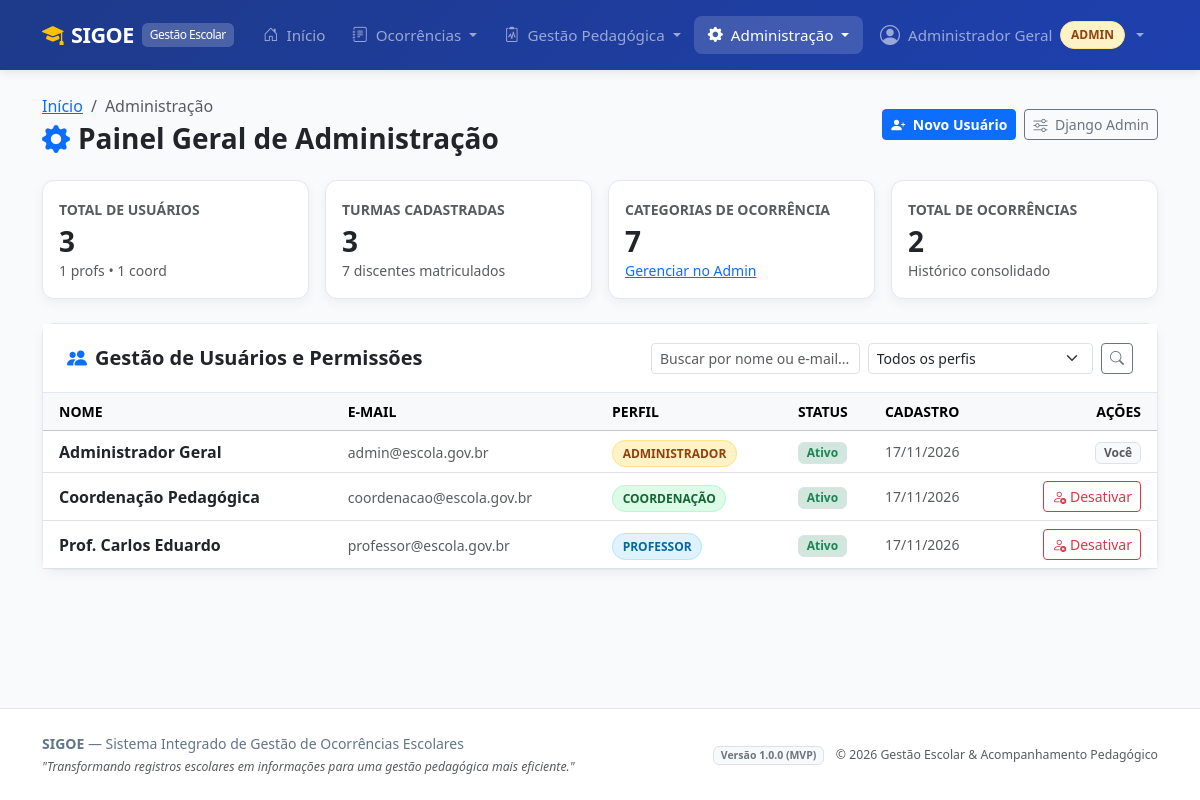
Page /usuarios/admin-painel/ (signed in) on the committed database.
### usuarios/models.py (models this page shows, shortened)
class Usuario(AbstractUser):
    username = models.CharField(
        'Nome de Usuário',
        max_length=150,
        unique=True,
        blank=True,
        null=True
    )
    nome = models.CharField(
        'Nome Completo',
        max_length=150
    )
    email = models.EmailField(
        'E-mail',
        unique=True
    )
    perfil = models.CharField(
        'Perfil',
        max_length=20,
        choices=PerfilUsuario.choices,
        default=PerfilUsuario.PROFESSOR
    )
    ativo = models.BooleanField(
        'Ativo',
        default=True,
        help_text='Indica se este usuário possui acesso ativo ao sistema.'
    )
    data_criacao = models.DateTimeField(
        'Data de Criação',
        auto_now_add=True
    )
    data_atualizacao = models.DateTimeField(
        'Data de Atualização',
        auto_now=True
    )
    objects = UsuarioManager()
    USERNAME_FIELD = 'email'
    REQUIRED_FIELDS = ['nome']
    class Meta:
        verbose_name = 'Usuário'
        verbose_name_plural = 'Usuários'
        ordering = ['nome']
    @property
    def is_admin(self):
        return self.perfil == PerfilUsuario.ADMIN or self.is_superuser
    @property
    def is_professor(self):
        return self.perfil == PerfilUsuario.PROFESSOR
    @property
    def is_coordenacao(self):
        return self.perfil == PerfilUsuario.COORDENACAO

### usuarios/views.py (the view)
# urls.py: path('admin-painel/', views.painel_admin_view, name='painel_admin'),
@login_required
@admin_required
def painel_admin_view(request):
    perfil_filtro = request.GET.get('perfil')
    busca = request.GET.get('busca', '').strip()
    usuarios = Usuario.objects.all().order_by('nome')
    if perfil_filtro:
        usuarios = usuarios.filter(perfil=perfil_filtro)
    if busca:
        usuarios = usuarios.filter(nome__icontains=busca) | usuarios.filter(email__icontains=busca)
    if request.method == 'POST':
        cadastro_form = UsuarioCadastroForm(request.POST)
        if cadastro_form.is_valid():
            novo_usuario = cadastro_form.save()
            messages.success(
                request,
                f"Usuário '{novo_usuario.nome}' ({novo_usuario.email}) cadastrado com sucesso!"
            )
            return redirect('usuarios:painel_admin')
        else:
            messages.error(request, "Verifique os erros no formulário de cadastro de usuário.")
    else:
        cadastro_form = UsuarioCadastroForm()
    context = {
        'usuarios': usuarios,
        'cadastro_form': cadastro_form,
        'perfil_choices': PerfilUsuario.choices,
        'perfil_selecionado': perfil_filtro,
        'busca': busca,
        'total_usuarios': Usuario.objects.count(),
        'total_professores': Usuario.objects.filter(perfil=PerfilUsuario.PROFESSOR).count(),
        'total_coordenacao': Usuario.objects.filter(perfil=PerfilUsuario.COORDENACAO).count(),
        'total_admins': Usuario.objects.filter(perfil=PerfilUsuario.ADMIN).count(),
        'total_turmas': Turma.objects.count(),
        'total_alunos': Aluno.objects.count(),
        'total_categorias': CategoriaOcorrencia.objects.count(),
        'total_ocorrencias': Ocorrencia.objects.count(),
    }
    return render(request, 'usuarios/painel_admin.html', context)

### templates/usuarios/painel_admin.html (shortened to what this page needs)
{% extends 'base.html' %}
{% load static %}
{% block content %}
<div class="container container-xl py-4">
    <div class="d-flex flex-column flex-md-row justify-content-between align-items-md-center mb-4 gap-2">
        <div>
            <nav aria-label="breadcrumb">
                <ol class="breadcrumb mb-1 small">
                    <li class="breadcrumb-item"><a href="{% url 'core:home' %}">Início</a></li>
                    <li class="breadcrumb-item active" aria-current="page">Administração</li>
                </ol>
            </nav>
            <h3 class="fw-bold mb-0 text-dark">
                <i class="bi bi-gear-fill text-primary me-2"></i>Painel Geral de Administração
            </h3>
        </div>
        <div class="d-flex gap-2">
            <button class="btn btn-primary btn-sm fw-semibold" type="button" data-bs-toggle="collapse" data-bs-target="#collapseNovoUsuario" aria-expanded="false" aria-controls="collapseNovoUsuario">
                <i class="bi bi-person-plus-fill me-1"></i> Novo Usuário
            </button>
            <a href="{% url 'admin:index' %}" class="btn btn-outline-secondary btn-sm" target="_blank">
                <i class="bi bi-sliders me-1"></i> Django Admin
            </a>
        </div>
    </div>
    <div class="row g-3 mb-4">
        <div class="col-6 col-md-3">
            <div class="sigoe-card p-3">
                <span class="text-muted small fw-semibold text-uppercase">Total de Usuários</span>
                <h3 class="fw-bold text-dark mt-1 mb-0">{{ total_usuarios }}</h3>
                <small class="text-muted">{{ total_professores }} profs &bull; {{ total_coordenacao }} coord</small>
            </div>
        </div>
        <div class="col-6 col-md-3">
            <div class="sigoe-card p-3">
                <span class="text-muted small fw-semibold text-uppercase">Turmas Cadastradas</span>
                <h3 class="fw-bold text-dark mt-1 mb-0">{{ total_turmas }}</h3>
                <small class="text-muted">{{ total_alunos }} discentes matriculados</small>
            </div>
        </div>
        <div class="col-6 col-md-3">
            <div class="sigoe-card p-3">
                <span class="text-muted small fw-semibold text-uppercase">Categorias de Ocorrência</span>
                <h3 class="fw-bold text-dark mt-1 mb-0">{{ total_categorias }}</h3>
                <small class="text-muted"><a href="{% url 'admin:registros_categoriaocorrencia_changelist' %}" target="_blank">Gerenciar no Admin</a></small>
            </div>
        </div>
        <div class="col-6 col-md-3">
            <div class="sigoe-card p-3">
                <span class="text-muted small fw-semibold text-uppercase">Total de Ocorrências</span>
                <h3 class="fw-bold text-dark mt-1 mb-0">{{ total_ocorrencias }}</h3>
                <small class="text-muted">Histórico consolidado</small>
            </div>
        </div>
    </div>
    <div class="sigoe-card">
        <div class="card-header bg-white d-flex flex-column flex-md-row justify-content-between align-items-md-center gap-2">
            <h5 class="fw-semibold mb-0 text-dark">
                <i class="bi bi-people-fill text-primary me-2"></i>Gestão de Usuários e Permissões
            </h5>
            <form method="get" class="d-flex gap-2">
                <input type="text" name="busca" class="form-control form-control-sm" placeholder="Buscar por nome ou e-mail..." value="{{ busca }}">
                <select name="perfil" class="form-select form-select-sm" onchange="this.form.submit()">
                    <option value="">Todos os perfis</option>
                </select>
                <button type="submit" class="btn btn-outline-secondary btn-sm"><i class="bi bi-search"></i></button>
            </form>
        </div>
        <div class="card-body p-0">
            <div class="table-responsive">
                <table class="table table-hover align-middle mb-0">
                    <thead class="table-light text-secondary small text-uppercase">
                        <tr>
                            <th class="ps-3">Nome</th>
                            <th>E-mail</th>
                            <th>Perfil</th>
                            <th>Status</th>
                            <th>Cadastro</th>
                            <th class="text-end pe-3">Ações</th>
                        </tr>
                    </thead>
                    <tbody>
                        {% for u in usuarios %}
                        <tr>
                            <td class="ps-3 fw-semibold text-dark">{{ u.nome }}</td>
                            <td><span class="text-muted small">{{ u.email }}</span></td>
                            <td>
                                {% if u.perfil == 'ADMIN' %}
                                    <span class="user-badge badge-admin">Administrador</span>
                                {% elif u.perfil == 'COORDENACAO' %}
                                    <span class="user-badge badge-coordenacao">Coordenação</span>
                                {% else %}
                                    <span class="user-badge badge-professor">Professor</span>
                                {% endif %}
                            </td>
                            <td>
                                {% if u.ativo %}
                                    <span class="badge bg-success-subtle text-success border">Ativo</span>
                                {% else %}
                                    <span class="badge bg-danger-subtle text-danger border">Inativo</span>
                                {% endif %}
                            </td>
                            <td class="small text-muted">{{ u.data_criacao|date:"d/m/Y" }}</td>
                            <td class="text-end pe-3">
                                {% if u != user %}
                                    <a href="{% url 'usuarios:toggle_status_usuario' u.id %}" class="btn btn-sm {% if u.ativo %}btn-outline-danger{% else %}btn-outline-success{% endif %}" title="{% if u.ativo %}Desativar Acesso{% else %}Ativar Acesso{% endif %}">
                                        {% if u.ativo %}
                                            <i class="bi bi-person-x"></i> Desativar
                                        {% else %}
                                            <i class="bi bi-person-check"></i> Ativar
                                        {% endif %}
                                    </a>
                                {% else %}
                                    <span class="badge bg-light text-muted border">Você</span>
                                {% endif %}
                            </td>
                        </tr>
                        {% empty %}
                        <tr>
                            <td colspan="6" class="text-center py-4 text-muted">Nenhum usuário encontrado.</td>
                        </tr>
                        {% endfor %}
                    </tbody>
                </table>
            </div>
        </div>
    </div>
</div>
{% endblock %}

### templates/navbar.html (shortened to what this page needs)
<nav class="navbar navbar-expand-lg navbar-dark sigoe-navbar sticky-top">
    <div class="container-fluid container-xl">
        <a class="navbar-brand" href="{% if user.is_authenticated %}{% url 'core:home' %}{% else %}{% url 'usuarios:login' %}{% endif %}">
            <i class="bi bi-mortarboard-fill text-warning"></i>
            <span>SIGOE</span>
            <span class="brand-badge d-none d-sm-inline">Gestão Escolar</span>
        </a>
        <div class="collapse navbar-collapse" id="navbarMain">
            <ul class="navbar-nav me-auto mb-2 mb-lg-0">
                {% if user.is_authenticated %}
                    <li class="nav-item">
                        <a class="nav-link {% if request.resolver_match.app_name == 'core' %}active{% endif %}" href="{% url 'core:home' %}">
                            <i class="bi bi-house-door me-1"></i> Início
                        </a>
                    </li>
                    {% if user.is_professor or user.is_admin %}
                        <li class="nav-item dropdown">
                            <a class="nav-link dropdown-toggle {% if request.resolver_match.app_name == 'registros' %}active{% endif %}" href="#" id="menuProfessor" role="button" data-bs-toggle="dropdown" aria-expanded="false">
                                <i class="bi bi-journal-text me-1"></i> Ocorrências
                            </a>
                        </li>
                    {% endif %}
                    {% if user.is_coordenacao or user.is_admin %}
                        <li class="nav-item dropdown">
                            <a class="nav-link dropdown-toggle " href="#" id="menuCoordenacao" role="button" data-bs-toggle="dropdown" aria-expanded="false">
                                <i class="bi bi-clipboard2-pulse me-1"></i> Gestão Pedagógica
                            </a>
                        </li>
                    {% endif %}
                    {% if user.is_admin %}
                        <li class="nav-item dropdown">
                            <a class="nav-link dropdown-toggle {% if request.resolver_match.app_name == 'usuarios' and request.resolver_match.url_name == 'painel_admin' %}active{% endif %}" href="#" id="menuAdmin" role="button" data-bs-toggle="dropdown" aria-expanded="false">
                                <i class="bi bi-gear-fill me-1"></i> Administração
                            </a>
                        </li>
                    {% endif %}
                {% endif %}
            </ul>
            <ul class="navbar-nav ms-auto align-items-lg-center">
                {% if user.is_authenticated %}
                    <li class="nav-item dropdown">
                        <a class="nav-link dropdown-toggle d-flex align-items-center gap-2" href="#" id="userDropdown" role="button" data-bs-toggle="dropdown" aria-expanded="false">
                            <i class="bi bi-person-circle fs-5"></i>
                            <span>{{ user.nome|default:user.email }}</span>
                            {% if user.is_admin %}
                                <span class="user-badge badge-admin">Admin</span>
                            {% elif user.is_coordenacao %}
                                <span class="user-badge badge-coordenacao">Coordenação</span>
                            {% else %}
                                <span class="user-badge badge-professor">Professor</span>
                            {% endif %}
                        </a>
                    </li>
                {% else %}
                    <li class="nav-item">
                        <a class="btn btn-outline-light btn-sm px-3" href="{% url 'usuarios:login' %}">
                            <i class="bi bi-box-arrow-in-right me-1"></i> Acessar Sistema
                        </a>
                    </li>
                {% endif %}
            </ul>
        </div>
    </div>
</nav>

### rows in the picture
Usuario: nome "Administrador Geral", email "admin@escola.gov.br", perfil "ADMINISTRADOR", ativo "Ativo", data_criacao "17/11/2026", shows "Você"
Usuario: nome "Coordenação Pedagógica", email "coordenacao@escola.gov.br", perfil "COORDENAÇÃO", ativo "Ativo", data_criacao "17/11/2026"
Usuario: nome "Prof. Carlos Eduardo", email "professor@escola.gov.br", perfil "PROFESSOR", ativo "Ativo", data_criacao "17/11/2026"

### other values in the picture
{{ total_usuarios }} "3"
{{ total_professores }} "1"
{{ total_coordenacao }} "1"
{{ total_turmas }} "3"
{{ total_alunos }} "7"
{{ total_categorias }} "7"
{{ total_ocorrencias }} "2"
